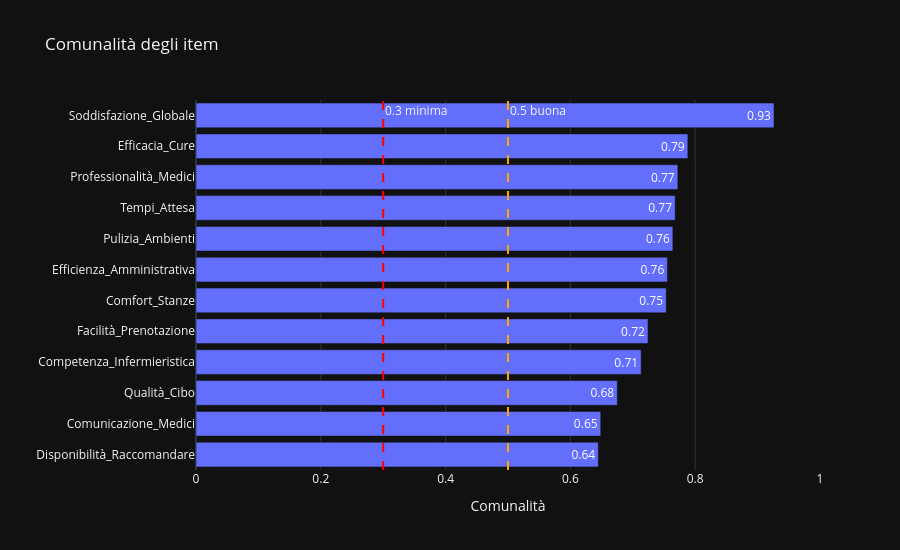

The cell this chart's notebook holds for it:
### Markdown cell above
Tutti gli item hanno una buona comunalità. la soddisfazione globale ha un punteggio di comunalità pari a 0.93, risulta essere in linea con il fatto che l'item è una variabile globale di soddisfazione e si porta dietro tutte le dimensioni dell'insieme.

### Code cell
import plotly.express as px

comunalita = pd.Series(fa.get_communalities(), index=items.columns).sort_values()

fig = px.bar(comunalita, orientation="h", template="plotly_dark", text_auto=".2f",
             title="Comunalità degli item", labels={"value": "Comunalità", "index": ""})
fig.add_vline(x=0.5, line_dash="dash", line_color="orange", annotation_text="0.5 buona")
fig.add_vline(x=0.3, line_dash="dash", line_color="red", annotation_text="0.3 minima")
fig.update_layout(showlegend=False, xaxis_range=[0, 1], height=550)
fig.show()

### Figure 1 — Plotly figure (JSON) as saved in the notebook; plotly's stock layout.template omitted (floating-point values rounded to 4 significant figures)
{"data": [{"hovertemplate": "variable=0<br>Comunalità=%{x}<br>=%{y}<extra></extra>", "legendgroup": "0", "marker": {"color": "#636efa", "pattern": {"shape": ""}}, "name": "0", "orientation": "h", "showlegend": true, "textposition": "auto", "texttemplate": "%{x:.2f}", "type": "bar", "x": [0.6447, 0.6486, 0.6752, 0.7134, 0.7243, 0.7535, 0.7554, 0.7643, 0.7679, 0.7722, 0.7882, 0.9263], "xaxis": "x", "y": ["Disponibilità_Raccomandare", "Comunicazione_Medici", "Qualità_Cibo", "Competenza_Infermieristica", "Facilità_Prenotazione", "Comfort_Stanze", "Efficienza_Amministrativa", "Pulizia_Ambienti", "Tempi_Attesa", "Professionalità_Medici", "Efficacia_Cure", "Soddisfazione_Globale"], "yaxis": "y"}], "layout": {"annotations": [{"showarrow": false, "text": "0.5 buona", "x": 0.5, "xanchor": "left", "xref": "x", "y": 1, "yanchor": "top", "yref": "y domain"}, {"showarrow": false, "text": "0.3 minima", "x": 0.3, "xanchor": "left", "xref": "x", "y": 1, "yanchor": "top", "yref": "y domain"}], "barmode": "relative", "height": 550, "legend": {"title": {"text": "variable"}, "tracegroupgap": 0}, "shapes": [{"line": {"color": "orange", "dash": "dash"}, "type": "line", "x0": 0.5, "x1": 0.5, "xref": "x", "y0": 0, "y1": 1, "yref": "y domain"}, {"line": {"color": "red", "dash": "dash"}, "type": "line", "x0": 0.3, "x1": 0.3, "xref": "x", "y0": 0, "y1": 1, "yref": "y domain"}], "showlegend": false, "title": {"text": "Comunalità degli item"}, "xaxis": {"anchor": "y", "domain": [0, 1], "range": [0, 1], "title": {"text": "Comunalità"}}, "yaxis": {"anchor": "x", "domain": [0, 1], "title": {"text": ""}}}}
